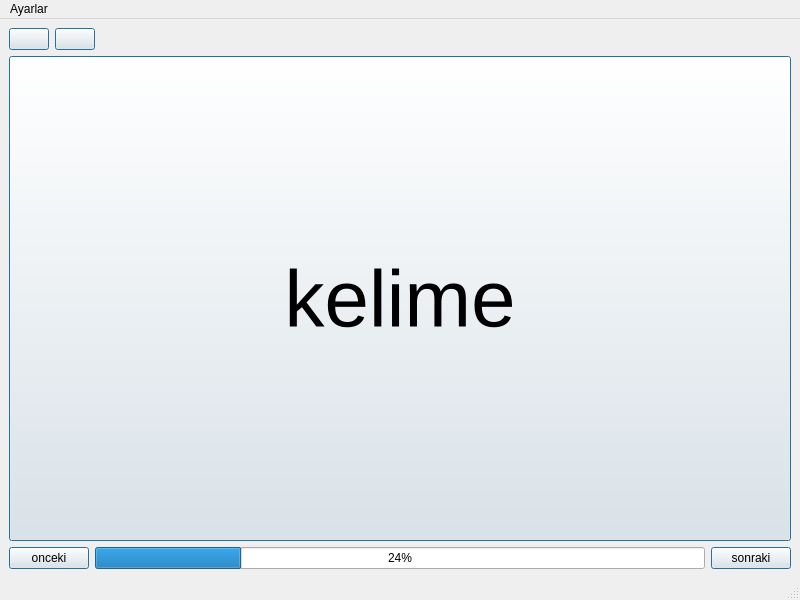
<?xml version="1.0" encoding="UTF-8"?>
<ui version="4.0">
 <class>MainWindow</class>
 <widget class="QMainWindow" name="MainWindow">
  <property name="geometry">
   <rect>
    <x>0</x>
    <y>0</y>
    <width>800</width>
    <height>600</height>
   </rect>
  </property>
  <property name="windowTitle">
   <string>MainWindow</string>
  </property>
  <widget class="QWidget" name="centralwidget">
   <layout class="QVBoxLayout" name="verticalLayout">
    <item>
     <layout class="QHBoxLayout" name="horizontalLayout">
      <item>
       <widget class="QPushButton" name="pushButton_geri">
        <property name="text">
         <string/>
        </property>
        <property name="icon">
         <iconset>
          <normaloff>geri.png</normaloff>geri.png</iconset>
        </property>
        <property name="default">
         <bool>true</bool>
        </property>
       </widget>
      </item>
      <item>
       <widget class="QPushButton" name="pushButton_anasayfa">
        <property name="text">
         <string/>
        </property>
        <property name="icon">
         <iconset>
          <normaloff>main.png</normaloff>main.png</iconset>
        </property>
        <property name="default">
         <bool>true</bool>
        </property>
       </widget>
      </item>
      <item>
       <spacer name="horizontalSpacer">
        <property name="orientation">
         <enum>Qt::Orientation::Horizontal</enum>
        </property>
        <property name="sizeHint" stdset="0">
         <size>
          <width>40</width>
          <height>20</height>
         </size>
        </property>
       </spacer>
      </item>
     </layout>
    </item>
    <item>
     <widget class="QPushButton" name="pushButton_kelime">
      <property name="sizePolicy">
       <sizepolicy hsizetype="Minimum" vsizetype="Ignored">
        <horstretch>0</horstretch>
        <verstretch>50</verstretch>
       </sizepolicy>
      </property>
      <property name="font">
       <font>
        <pointsize>60</pointsize>
       </font>
      </property>
      <property name="text">
       <string>kelime</string>
      </property>
      <property name="default">
       <bool>true</bool>
      </property>
     </widget>
    </item>
    <item>
     <layout class="QHBoxLayout" name="horizontalLayout_2">
      <item>
       <widget class="QPushButton" name="pushButton_onceki">
        <property name="text">
         <string>onceki</string>
        </property>
        <property name="default">
         <bool>true</bool>
        </property>
       </widget>
      </item>
      <item>
       <widget class="QProgressBar" name="progressBar">
        <property name="value">
         <number>24</number>
        </property>
       </widget>
      </item>
      <item>
       <widget class="QPushButton" name="pushButton_sonraki">
        <property name="text">
         <string>sonraki</string>
        </property>
        <property name="default">
         <bool>true</bool>
        </property>
       </widget>
      </item>
     </layout>
    </item>
   </layout>
  </widget>
  <widget class="QMenuBar" name="menubar">
   <property name="geometry">
    <rect>
     <x>0</x>
     <y>0</y>
     <width>800</width>
     <height>37</height>
    </rect>
   </property>
   <widget class="QMenu" name="menuAyarlar">
    <property name="title">
     <string>Ayarlar</string>
    </property>
    <widget class="QMenu" name="menuDarkmode">
     <property name="title">
      <string>Tema</string>
     </property>
     <addaction name="actionWhite"/>
     <addaction name="actionDark"/>
    </widget>
    <addaction name="menuDarkmode"/>
   </widget>
   <addaction name="menuAyarlar"/>
  </widget>
  <widget class="QStatusBar" name="statusbar"/>
  <action name="actionWhite">
   <property name="text">
    <string>White</string>
   </property>
  </action>
  <action name="actionDark">
   <property name="text">
    <string>Dark</string>
   </property>
  </action>
 </widget>
 <resources/>
 <connections/>
</ui>
